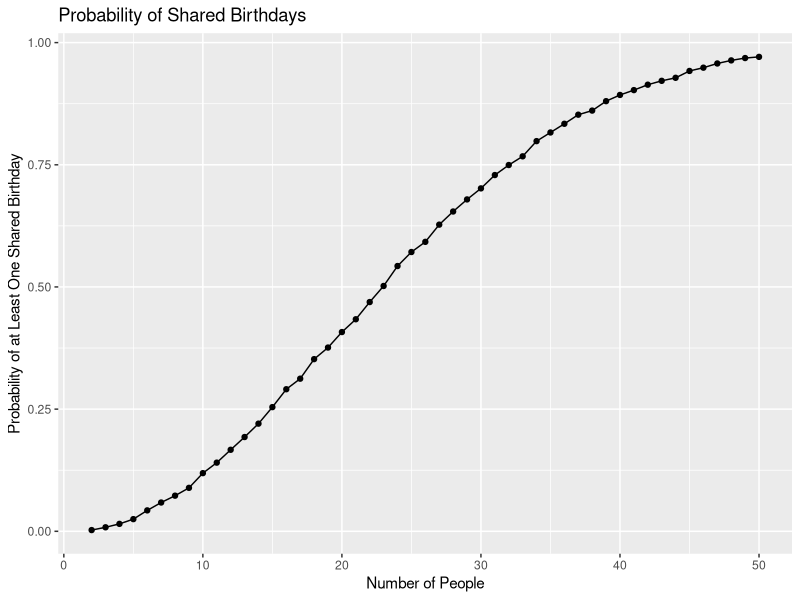

The R script that drew this image:
## ---- chunk 1
library(tidyverse)
## ---- chunk 2
birthday_repeated = function(n) {
  birthdays = sample(1:365, size = n, replace = TRUE)
  length(unique(birthdays)) < n
}
## ---- chunk 3
birthday_results_df =
  crossing(
    number_of_people = 2:50,
    iter = 1:10000
  ) |>
  mutate(
    repeated = map_lgl(number_of_people, birthday_repeated)
  )
## ---- chunk 4
birthday_results_df |>
  group_by(number_of_people) |>
  summarize(
    prob_of_repeat = mean(repeated)
  ) |>
  ggplot(aes(x = number_of_people, y = prob_of_repeat)) +
  geom_point() +
  geom_line() +
  labs(
    title = "Probability of Shared Birthdays",
    x = "Number of People",
    y = "Probability of at Least One Shared Birthday"
  )
